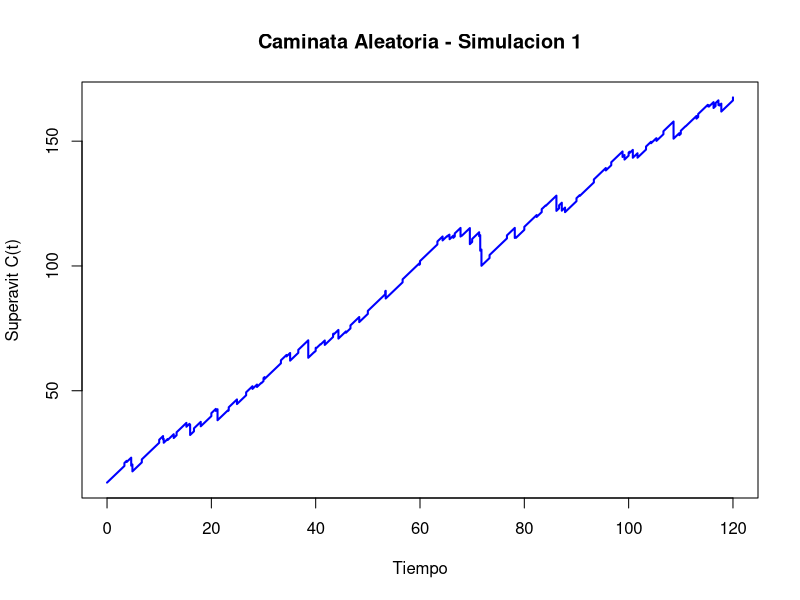
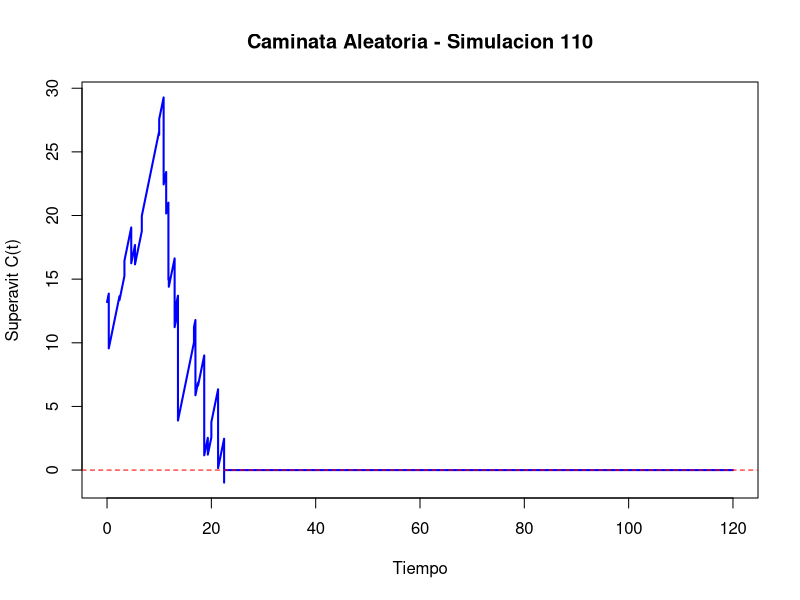

R code for these plots, in order: (Note: a time limit stopped this script after it produced the figures.)
set.seed(89)  # para reproducibilidad

### MODELO ###

# PARTE III: Evaluar estrategias de inyeccion
# Inyecciones fijas periodicas

## Parametros generales del modelo
u <- 12 # capital inicial
c <- 2 # tasa de ingreso de primas por unidad de tiempo
Tmax <- 120 # tiempo total a simular
nsim <- 10000 # Numero de simulaciones para Monte Carlo

## Parametros de frecuencia
# Parametros de la distribucion de arribos de siniestros (Exponencial)
lambda <- 0.6

## Parametros de tamano
# Parametros de la distribucion de tamanos de siniestros (Exponencial)
lambda_2 <- 0.5

### Monte Carlo ###

## Condiciones iniciales
contador_ruinas <- 0 # Contador de ruinas
contador_no_ruinas <- 0 # Contador de no-ruinas
tiempos_ruina <- numeric() # Tiempos de ruinas

utilidades <- numeric(nsim) # Utilidades
graficado_ruina <- FALSE
graficado_no_ruina <- FALSE

## Simulaciones
for (i in 1:nsim) {
  
  ## Tiempos de arribo de los siniestros
  arribos_brutos_sin <- cumsum(rexp(n = Tmax * lambda * 2, rate = lambda))
  if (tail(arribos_brutos_sin, 1) < Tmax) {
    warning("No se generaron suficientes eventos para cubrir hasta Tmax. Aumentar n.")
  }
  arribos_sin <- arribos_brutos_sin[arribos_brutos_sin <= Tmax]
  n_sin <- length(arribos_sin)
  
  ## Tiempos de arribo de las inyecciones
  arribos_brutos_iny <- seq(0, Tmax, by = 1 / 0.3)
  if (tail(arribos_brutos_iny, 1) < Tmax) {
    warning("No se generaron suficientes eventos para cubrir hasta Tmax. Aumentar n.")
  }
  arribos_iny <- arribos_brutos_iny[arribos_brutos_iny <= Tmax]
  n_iny <- length(arribos_iny)
  
  ## Tamanos de los siniestros
  siniestros <- rexp(n_sin, rate = lambda_2)
  
  ## Tamanos de las inyecciones
  inyecciones <- rep(1.2, n_iny)
  
  ### PROCESO DE SUPERAVIT ###
  
  ## Malla temporal
  malla_temp <- seq(0, Tmax, by = 0.001)
  Ct <- numeric(length(malla_temp))
  sin_index <- 1
  acumulados_sin <- 0
  iny_index <- 1
  acumulados_iny <- 0
  ruina_ocurrida <- FALSE
  tiempo_ruina <- NA
  
  for (j in seq_along(malla_temp)) {
    t <- malla_temp[j]
    
    ## Suma siniestros que ya ocurrieron hasta t
    while (sin_index <= n_sin && arribos_sin[sin_index] <= t) {
      acumulados_sin <- acumulados_sin + siniestros[sin_index]
      sin_index <- sin_index + 1
    }
    
    ## Suma inyecciones que ya ocurrieron hasta t
    while (iny_index <= n_iny && arribos_iny[iny_index] <= t) {
      acumulados_iny <- acumulados_iny + inyecciones[iny_index]
      iny_index <- iny_index + 1
    }
    
    ## Calculamos el superavit
    Ct[j] <- u + c * t - acumulados_sin + acumulados_iny
    
    ## Verificamos si hubo ruina
    if (!ruina_ocurrida && Ct[j] < 0) {
      ruina_ocurrida <- TRUE
      tiempo_ruina <- t
      break  # podemos salir del bucle si ya hay ruina
    }
  }
  
  ## Calculamos las utilidades (si hubo)
  t_final <- if (ruina_ocurrida) tiempo_ruina else Tmax # Tiempo final efectivo
  prima_total <- c * t_final # Prima acumulada hasta ese momento
  utilidades[i] <- prima_total - acumulados_sin # Utilidad (no incluye inyecciones, solo primas - siniestros)
  
  ## Almacenamos los datos de ruina (si hubo) o no-ruina
  if (ruina_ocurrida) {
    contador_ruinas <- contador_ruinas + 1
    tiempos_ruina <- c(tiempos_ruina, tiempo_ruina)
  }
  if (!ruina_ocurrida) {
    contador_no_ruinas <- contador_no_ruinas + 1
  }
  
  ## Graficamos la primera no-ruina
  if (!ruina_ocurrida && !graficado_no_ruina) {
    plot(malla_temp, Ct, type = "l", lwd = 2, col = "blue",
         xlab = "Tiempo", ylab = "Superavit C(t)",
         main = paste0("Caminata Aleatoria - Simulacion ", i))
    abline(h = 0, col = "red", lty = 2)
    graficado_no_ruina <- TRUE
  }
  
  ## Graficamos la primera ruina
  if (ruina_ocurrida && !graficado_ruina) {
    plot(malla_temp, Ct, type = "l", lwd = 2, col = "blue",
         xlab = "Tiempo", ylab = "Superavit C(t)",
         main = paste0("Caminata Aleatoria - Simulacion ", i))
    abline(h = 0, col = "red", lty = 2)
    graficado_ruina <- TRUE
  }
}

### Resultados ###

## Calculamos los resultados de las simulaciones Monte Carlo
prob_ruina <- contador_ruinas / nsim
tiempo_prom_ruina <- ifelse(length(tiempos_ruina) > 0, mean(tiempos_ruina), NA)

## Calculamos el Intervalo de confianza
z <- 1.96  # valor z para 95%
se <- sqrt(prob_ruina * (1 - prob_ruina) / nsim)  # error estandar
ic_inf <- prob_ruina - z * se
ic_sup <- prob_ruina + z * se
# Nota: 90% z = 1.645, 95% z = 1.96, 99% z = 2.576

### Resumen ###

## Cuadro Resumen
cat("Probabilidad estimada de ruina:", round(prob_ruina, 4), "\n")
cat("Intervalo de confianza al 95%: [", round(ic_inf, 4), ",", round(ic_sup, 4), "]\n")
cat("Tiempo promedio hasta la ruina (condicionado):", round(tiempo_prom_ruina, 4), "\n")
cat("Utilidad promedio:", round(mean(utilidades), 4), "\n")

## Graficas Resumen
if (length(tiempos_ruina) > 0) {
  hist(tiempos_ruina, breaks = 50, col = "lightblue",
       main = "Distribucion de los tiempos de ruina",
       xlab = "Tiempo de ruina", ylab = "Frecuencia")
}

hist(utilidades, breaks = 50, col = "lightgreen",
     main = "Distribucion de la utilidad (prima - siniestros)",
     xlab = "Utilidad", ylab = "Frecuencia")
